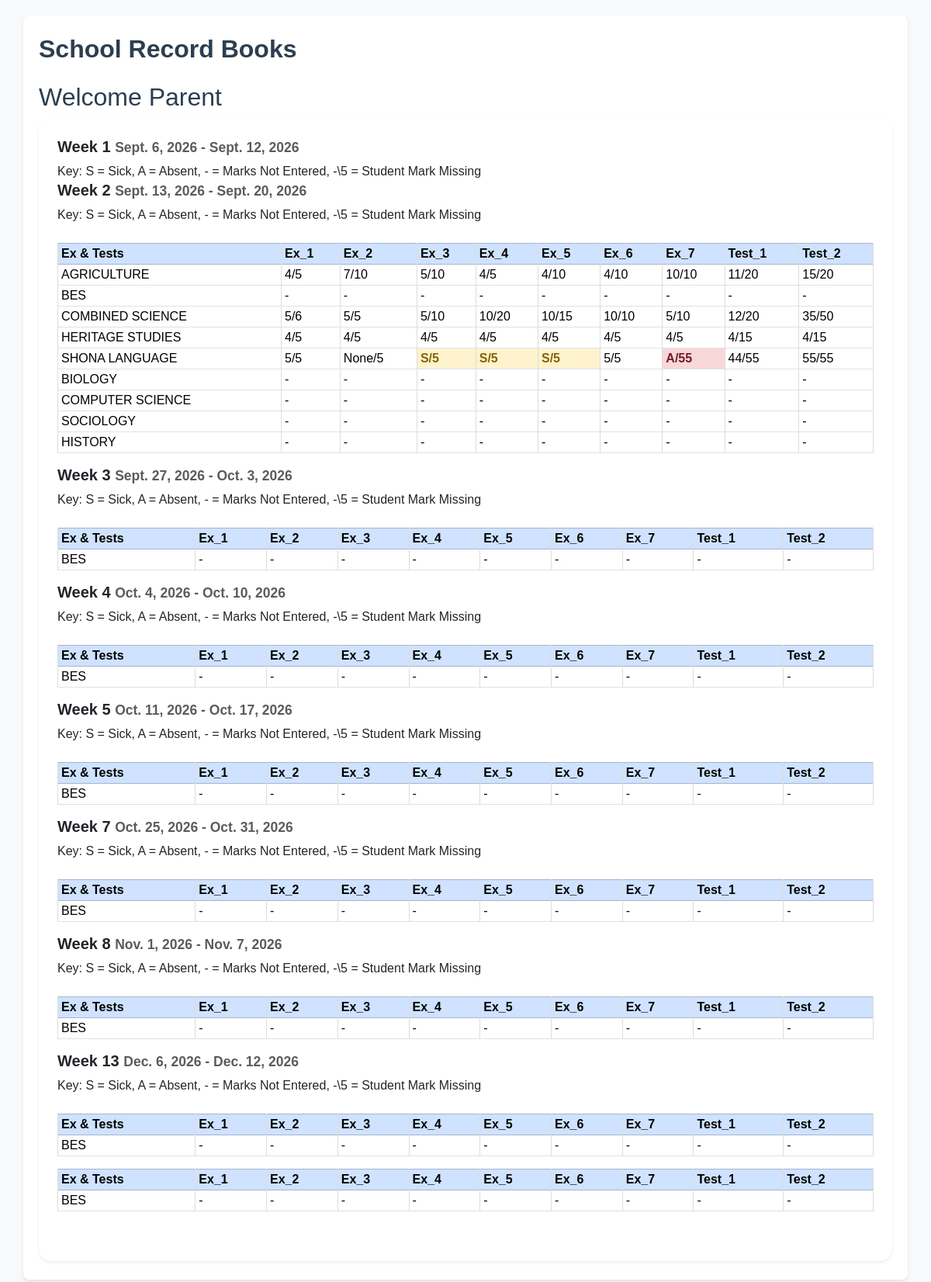
/parent/student/54/coursework-weekly/, run on the app's committed database.
### kids/models.py (models this page shows, shortened)
class AcademicWeek(models.Model):
    term = models.ForeignKey('Term', on_delete=models.CASCADE)
    week_number = models.IntegerField()  # 1 to 13
    start_date = models.DateField()
    end_date = models.DateField()
    class Meta:
        unique_together = ['term', 'week_number']

class CourseWorkScore(models.Model):
    marksheet = models.ForeignKey(CourseWorkMarkSheet, on_delete=models.CASCADE, related_name='scores')
    student = models.ForeignKey('Student', on_delete=models.CASCADE)
    ex1 = models.CharField(max_length=6, null=True, blank=True)
    ex2 = models.CharField(max_length=6, null=True, blank=True)
    ex3 = models.CharField(max_length=6, null=True, blank=True)
    ex4 = models.CharField(max_length=6, null=True, blank=True)
    ex5 = models.CharField(max_length=6, null=True, blank=True)
    ex6 = models.CharField(max_length=6, null=True, blank=True)
    ex7 = models.CharField(max_length=6, null=True, blank=True)
    test1 = models.CharField(max_length=6, null=True, blank=True)
    test2 = models.CharField(max_length=6, null=True, blank=True)
    class Meta:
        unique_together = ['marksheet', 'student'] # FIXED: 1 student per marksheet
    @property
    def p1_raw(self):
        return f"{self.ex1}/{self.marksheet.out_ex1}"  # 25/100
    @property
    def p2_raw(self):
        return f"{self.ex2}/{self.marksheet.out_ex2}"  # 25/100
    @property
    def p3_raw(self):
        return f"{self.ex3}/{self.marksheet.out_ex3}"  # 25/100
    @property
    def p4_raw(self):
        return f"{self.ex4}/{self.marksheet.out_ex4}"  # 25/100
    @property
    def p5_raw(self):
        return f"{self.ex5}/{self.marksheet.out_ex5}"  # 25/100
    @property
    def p6_raw(self):
        return f"{self.ex6}/{self.marksheet.out_ex6}"  # 25/100
    @property
    def p7_raw(self):
        return f"{self.ex7}/{self.marksheet.out_ex7}"  # 25/100
    @property
    def p8_raw(self):
        return f"{self.test1}/{self.marksheet.out_test1}"  # 25/100
    @property
    def p9_raw(self):
        return f"{self.test2}/{self.marksheet.out_test2}"  # 25/100

class CourseWorkMarkSheet(models.Model):
    subject = models.ForeignKey('Subject', on_delete=models.CASCADE)
    teacher = models.ForeignKey('Teacher', on_delete=models.CASCADE)
    term = models.ForeignKey('Term', on_delete=models.CASCADE)
    week = models.ForeignKey('AcademicWeek', on_delete=models.CASCADE)
    created_at = models.DateTimeField(auto_now_add=True)
    out_ex1 = models.CharField(max_length=6, null=True, blank=True, default='')
    out_ex2 = models.CharField(max_length=6, null=True, blank=True, default='')
    out_ex3 = models.CharField(max_length=6, null=True, blank=True, default='')
    out_ex4 = models.CharField(max_length=6, null=True, blank=True, default='')
    out_ex5 = models.CharField(max_length=6, null=True, blank=True, default='')
    out_ex6 = models.CharField(max_length=6, null=True, blank=True, default='')
    out_ex7 = models.CharField(max_length=6, null=True, blank=True, default='')
    out_test1 = models.CharField(max_length=6, null=True, blank=True, default='')
    out_test2 = models.CharField(max_length=6, null=True, blank=True, default='')
    date_ex1 = models.DateField(null=True, blank=True)
    date_ex2 = models.DateField(null=True, blank=True)
    date_ex3 = models.DateField(null=True, blank=True)
    date_ex4 = models.DateField(null=True, blank=True)
    date_ex5 = models.DateField(null=True, blank=True)
    date_ex6 = models.DateField(null=True, blank=True)
    date_ex7 = models.DateField(null=True, blank=True)
    date_test1 = models.DateField(null=True, blank=True)
    date_test2 = models.DateField(null=True, blank=True)
    class Meta:
        unique_together = ['subject', 'week']

class Subject(models.Model):
    name = models.CharField(max_length=50)  # "Mathematics", "English"
    grade = models.CharField(max_length=20)  # "Grade 1"
    order = models.IntegerField(default=0)  # <-- YOU MISSED THIS, ADD IT
    teacher = models.ForeignKey('Teacher', on_delete=models.SET_NULL, null=True, blank=True)
    term = models.ForeignKey('Term', on_delete=models.CASCADE, null=True, blank=True)
    expected_students = models.IntegerField(default=0,
                                            help_text="How many students do this subject? 0 = auto count whole class")
    class Meta:
        unique_together = ('name', 'grade', 'term')
        ordering = ['order']  # now this will work because order exists

### kids/views.py (the view)
# urls.py: path('parent/student/<int:student_id>/coursework-weekly/', parent_coursework_weekly,
def parent_coursework_weekly(request, student_id):
    student = get_object_or_404(Student, id=student_id)
    excluded_ids = list(SubjectEnrollment.objects.filter(
        student=student, is_active=False
    ).values_list('subject_id', flat=True))
    weeks = AcademicWeek.objects.all().order_by('week_number')
    weekly_data = {}
    for week in weeks:
        scores = CourseWorkScore.objects.filter(
            marksheet__week=week,
            student=student
        ).exclude(
            marksheet__subject_id__in=excluded_ids
        ).select_related('marksheet__subject')
        if scores.exists():  # Only show weeks where child has active subjects
            weekly_data[week] = scores
    return render(request, 'parent/coursework_weekly.html', {
        'student': student,
        'weekly_data': weekly_data
    })

### kids/templates/parent/coursework_weekly.html (shortened to what this page needs)
{% extends 'academics/base.html' %}
{% block content %}
{% load static %}
<link rel="stylesheet" href="{% static 'css/style.css' %}">
    <h2>Welcome Parent</h2>
    <div class="card border-0 shadow-sm rounded-4 p-4">
{% for week, score_list in weekly_data.items %}
<div class="mb-4">
    <h5 class="fw-bold">Week {{ week.week_number }} <small class="text-muted">{{ week.start_date }} - {{ week.end_date }}</small></h5><h>{{'Key: S = Sick, A = Absent, - = Marks Not Entered, -\5 = Student Mark Missing'}}</h>
    <div class="table-responsive">
    <table class="table table-bordered table-sm text-center align-middle">
        <thead class="table-primary">
            <tr><th>Ex & Tests</th><th>Ex_1</th><th>Ex_2</th><th>Ex_3</th><th>Ex_4</th><th>Ex_5</th><th>Ex_6</th><th>Ex_7</th><th>Test_1</th><th>Test_2</th></tr>
        </thead>
<tbody>
{% for s in score_list %}
<tr>
    <td class="text-start">{{ s.marksheet.subject.name }}</td>
    <td class="{% if 'A' in s.p1_raw %}shade-A{% elif 'S' in s.p1_raw %}shade-S{% endif %}">
        {% if s.p1_raw == 'None/' or s.p1_raw == 'None' or not s.p1_raw %}-{% else %}{{ s.p1_raw }}{% endif %}
    </td>
    <td class="{% if 'A' in s.p2_raw %}shade-A{% elif 'S' in s.p2_raw %}shade-S{% endif %}">
        {% if s.p2_raw == 'None/' or s.p2_raw == 'None' or not s.p2_raw %}-{% else %}{{ s.p2_raw }}{% endif %}
    </td>
    <td class="{% if 'A' in s.p3_raw %}shade-A{% elif 'S' in s.p3_raw %}shade-S{% endif %}">
        {% if s.p3_raw == 'None/' or s.p3_raw == 'None' or not s.p3_raw %}-{% else %}{{ s.p3_raw }}{% endif %}
    </td>
    <td class="{% if 'A' in s.p4_raw %}shade-A{% elif 'S' in s.p4_raw %}shade-S{% endif %}">
        {% if s.p4_raw == 'None/' or s.p4_raw == 'None' or not s.p4_raw %}-{% else %}{{ s.p4_raw }}{% endif %}
    </td>
    <td class="{% if 'A' in s.p5_raw %}shade-A{% elif 'S' in s.p5_raw %}shade-S{% endif %}">
        {% if s.p5_raw == 'None/' or s.p5_raw == 'None' or not s.p5_raw %}-{% else %}{{ s.p5_raw }}{% endif %}
    </td>
    <td class="{% if 'A' in s.p6_raw %}shade-A{% elif 'S' in s.p6_raw %}shade-S{% endif %}">
        {% if s.p6_raw == 'None/' or s.p6_raw == 'None' or not s.p6_raw %}-{% else %}{{ s.p6_raw }}{% endif %}
    </td>
    <td class="{% if 'A' in s.p7_raw %}shade-A{% elif 'S' in s.p7_raw %}shade-S{% endif %}">
        {% if s.p7_raw == 'None/' or s.p7_raw == 'None' or not s.p7_raw %}-{% else %}{{ s.p7_raw }}{% endif %}
    </td>
    <td class="{% if 'A' in s.p8_raw %}shade-A{% elif 'S' in s.p8_raw %}shade-S{% endif %}">
        {% if s.p8_raw == 'None/' or s.p8_raw == 'None' or not s.p8_raw %}-{% else %}{{ s.p8_raw }}{% endif %}
    </td>
    <td class="{% if 'A' in s.p9_raw %}shade-A{% elif 'S' in s.p9_raw %}shade-S{% endif %}">
        {% if s.p9_raw == 'None/' or s.p9_raw == 'None' or not s.p9_raw %}-{% else %}{{ s.p9_raw }}{% endif %}
    </td>
</tr>
{% endfor %}
</tbody>
      {% endfor %}
    </table>
    </div>
</div>
</div>
{% endblock %}

### static/css/style.css (style rules this page uses)
body { font-family: Arial, sans-serif; margin: 20px; background: #f5f5f5; }
h1, h2, h3 { color: #2c3e50; }
table { border-collapse: collapse; width: 100%; background: white; margin: 10px 0; }
th, td { border: 1px solid #ddd; padding: 8px; text-align: left; }
th { background: #3498db; color: white; }
tr:nth-child(even) { background: #f2f2f2; }

### kids/templates/academics/base.html (style rules this page uses)
body { background:#f4f6f9; }

### kids/templates/parent/coursework_weekly.html (style rules this page uses)
.shade-A { background: #f8d7da !important; color: #721c24 !important; font-weight: bold; }
.shade-S { background: #fff3cd !important; color: #856404 !important; font-weight: bold; }

### data on the page
AcademicWeek: week_number "1", start_date "Sept. 6, 2026", end_date "Sept. 12, 2026", value "Key: S = Sick, A = Absent, - = Marks Not Entered, -\\5 = Student Mark Missing"
CourseWorkScore: marksheet.subject.name "AGRICULTURE", p1_raw "4/5", p2_raw "7/10", p3_raw "5/10", p4_raw "4/5", p5_raw "4/10", p6_raw "4/10", p7_raw "10/10", p8_raw "11/20", p9_raw "15/20"
CourseWorkScore: marksheet.subject.name "BES"
CourseWorkScore: marksheet.subject.name "COMBINED SCIENCE", p1_raw "5/6", p2_raw "5/5", p3_raw "5/10", p4_raw "10/20", p5_raw "10/15", p6_raw "10/10", p7_raw "5/10", p8_raw "12/20", p9_raw "35/50"
CourseWorkScore: marksheet.subject.name "HERITAGE STUDIES", p1_raw "4/5", p2_raw "4/5", p3_raw "4/5", p4_raw "4/5", p5_raw "4/5", p6_raw "4/5", p7_raw "4/5", p8_raw "4/15", p9_raw "4/15"
CourseWorkScore: marksheet.subject.name "SHONA LANGUAGE", p1_raw "5/5", p2_raw "None/5", p3_raw "S/5", p4_raw "S/5", p5_raw "S/5", p6_raw "5/5", p7_raw "A/55", p8_raw "44/55", p9_raw "55/55"
CourseWorkScore: marksheet.subject.name "BIOLOGY"
CourseWorkScore: marksheet.subject.name "COMPUTER SCIENCE"
CourseWorkScore: marksheet.subject.name "SOCIOLOGY"
CourseWorkScore: marksheet.subject.name "HISTORY"
AcademicWeek: week_number "2", start_date "Sept. 13, 2026", end_date "Sept. 20, 2026", value "Key: S = Sick, A = Absent, - = Marks Not Entered, -\\5 = Student Mark Missing"
CourseWorkScore: marksheet.subject.name "BES"
AcademicWeek: week_number "3", start_date "Sept. 27, 2026", end_date "Oct. 3, 2026", value "Key: S = Sick, A = Absent, - = Marks Not Entered, -\\5 = Student Mark Missing"
CourseWorkScore: marksheet.subject.name "BES"
AcademicWeek: week_number "4", start_date "Oct. 4, 2026", end_date "Oct. 10, 2026", value "Key: S = Sick, A = Absent, - = Marks Not Entered, -\\5 = Student Mark Missing"
CourseWorkScore: marksheet.subject.name "BES"
AcademicWeek: week_number "5", start_date "Oct. 11, 2026", end_date "Oct. 17, 2026", value "Key: S = Sick, A = Absent, - = Marks Not Entered, -\\5 = Student Mark Missing"
CourseWorkScore: marksheet.subject.name "BES"
AcademicWeek: week_number "7", start_date "Oct. 25, 2026", end_date "Oct. 31, 2026", value "Key: S = Sick, A = Absent, - = Marks Not Entered, -\\5 = Student Mark Missing"
CourseWorkScore: marksheet.subject.name "BES"
AcademicWeek: week_number "8", start_date "Nov. 1, 2026", end_date "Nov. 7, 2026", value "Key: S = Sick, A = Absent, - = Marks Not Entered, -\\5 = Student Mark Missing"
CourseWorkScore: marksheet.subject.name "BES"
AcademicWeek: week_number "13", start_date "Dec. 6, 2026", end_date "Dec. 12, 2026", value "Key: S = Sick, A = Absent, - = Marks Not Entered, -\\5 = Student Mark Missing"
CourseWorkScore: marksheet.subject.name "BES"
